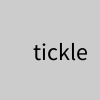
Frame 1 (no input)
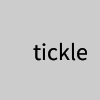
Frame 60 (the mouse pressed at the canvas centre just before this capture)
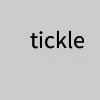
Frame 120 (the mouse held since frame 60 and released just before this capture)

The Processing sketch that drew these frames (run headless with seeded random() and noise(); from frame 60 on, the mouse is pressed at the canvas centre):

// Processing sketch: Text_interact
// ── Text_interact.pde
float x = 33;
float y = 60;

void setup() {
  size(100, 100);
  textSize(24);
  noStroke();
}

void draw() {
  fill(204, 120);
  rect(0, 0, width, height);
  fill(0);
  // If cursor is over the text, change the position
  if ((mouseX >= x) && (mouseX <= x+55) &&
    (mouseY >= y-24) && (mouseY <= y)) {
    x += random(-2, 2);
    y += random(-2, 2);
  }
  text("tickle", x, y);
}
